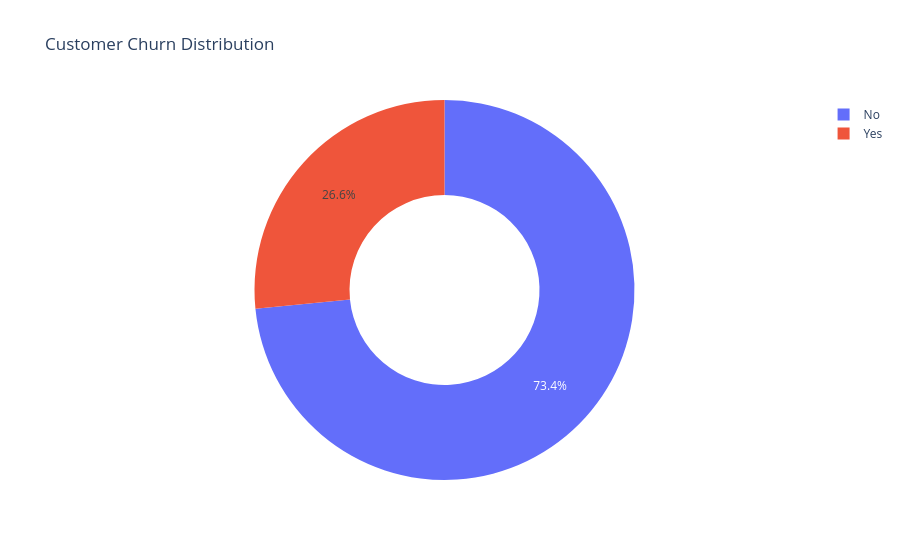

The cell this chart's notebook holds for it:
### Code cell
fig = px.pie(
    df,
    names="Churn",
    title="Customer Churn Distribution",
    hole=0.5
)

fig.show()

### Figure 1 — Plotly figure (JSON) as saved in the notebook; plotly's stock layout.template omitted (floating-point values rounded to 4 significant figures; data arrays with more than 128 entries replaced by an {"elided": "..."} marker saying what was removed)
{"data": [{"domain": {"x": [0, 1], "y": [0, 1]}, "hole": 0.5, "hovertemplate": "Churn=%{label}<extra></extra>", "labels": {"elided": "7032 str values"}, "legendgroup": "", "name": "", "showlegend": true, "type": "pie"}], "layout": {"legend": {"tracegroupgap": 0}, "title": {"text": "Customer Churn Distribution"}}}
